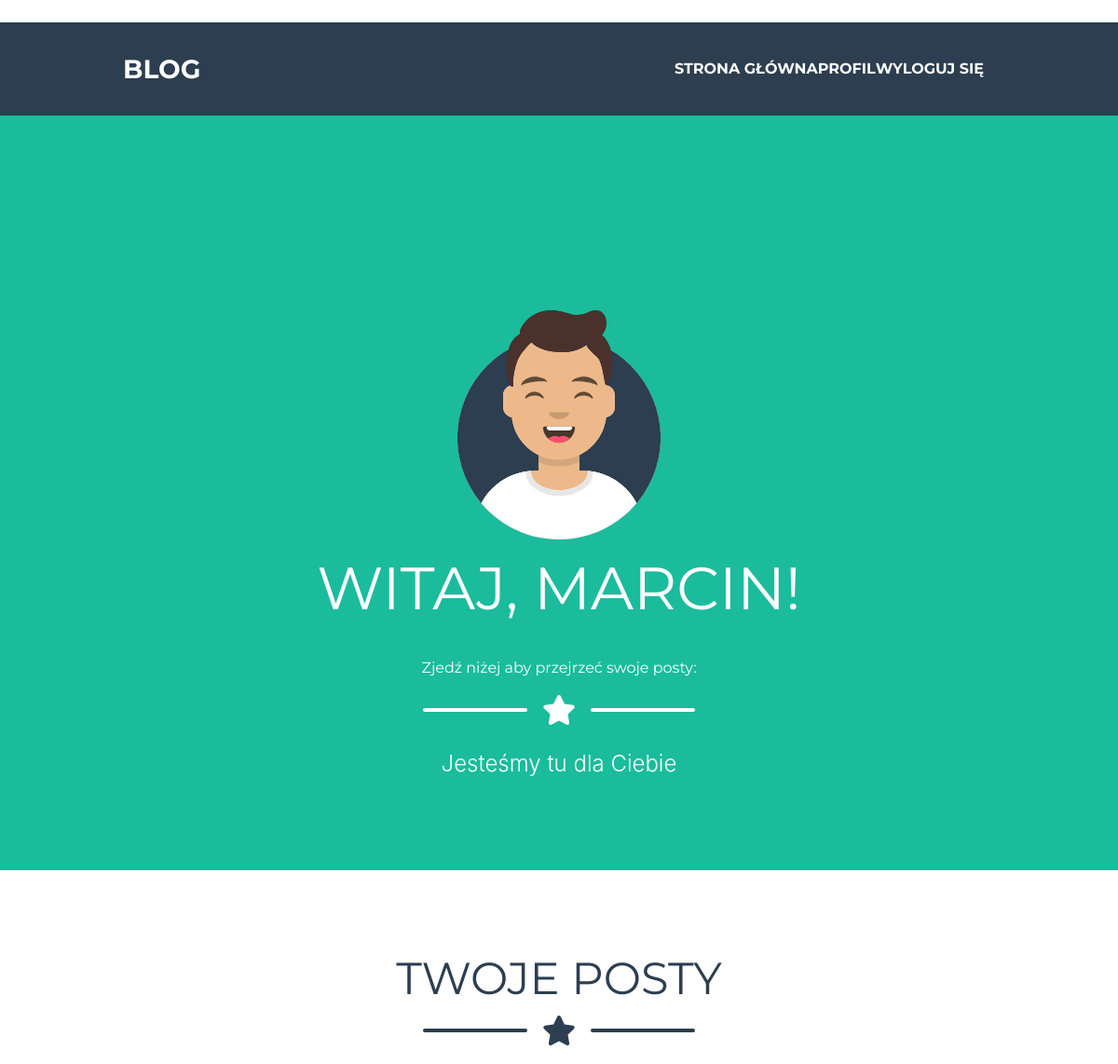
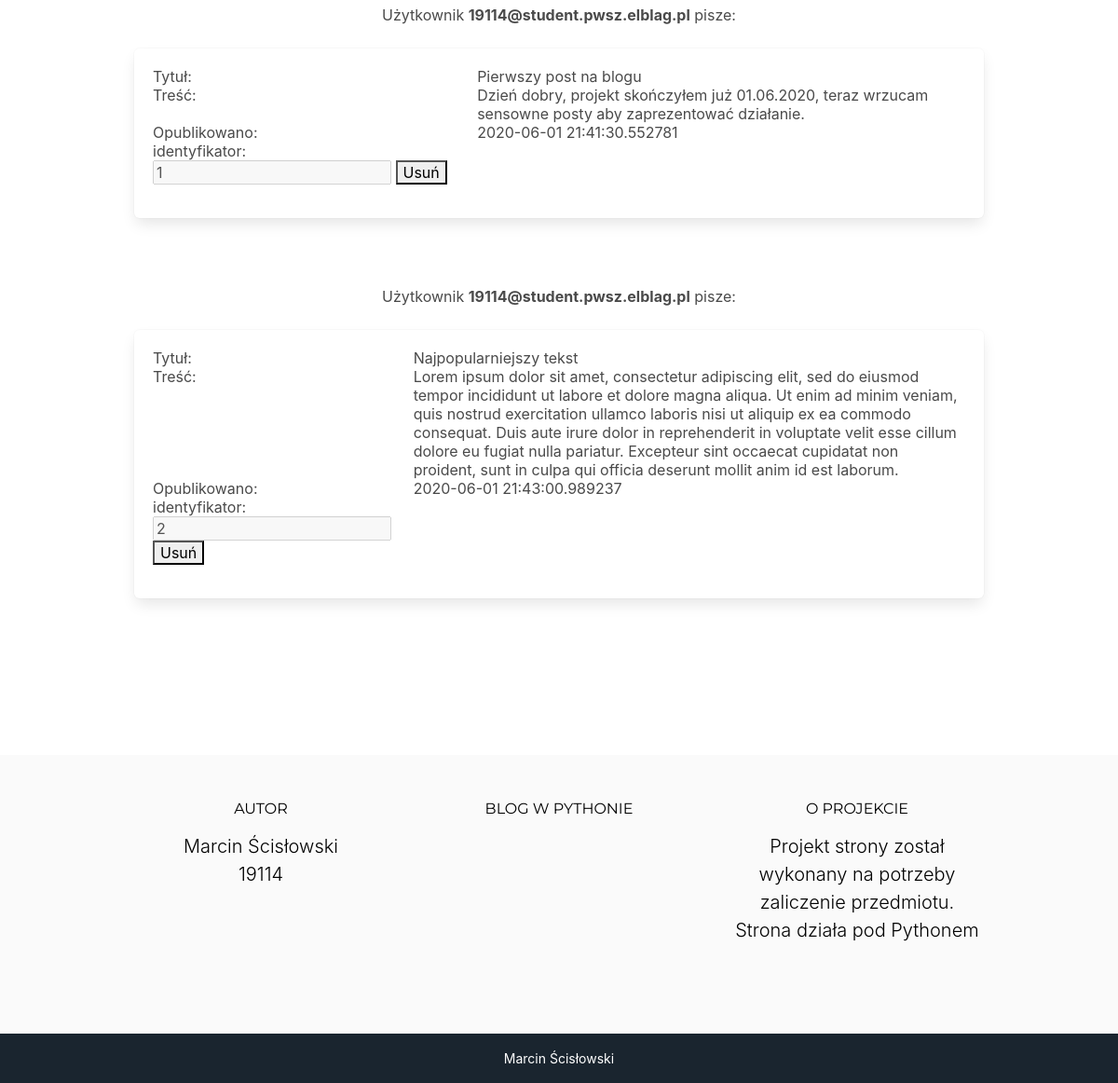
The app's page /profile (signed in) with its own data (2 pictures, top to bottom).
### models.py (models this page shows)
class User(UserMixin, db.Model):
    id = db.Column(db.Integer, primary_key=True) #Klucz główny
    email = db.Column(db.String(100), unique=True)
    password = db.Column(db.String(100))
    name = db.Column(db.String(1000))

class Post(db.Model):
	id = db.Column(db.Integer, primary_key=True)
	title = db.Column(db.String(80), nullable=False)
	body = db.Column(db.Text, nullable=False)
	pub_date = db.Column(db.DateTime, nullable=False, default=datetime.utcnow)
	osoba = db.Column(db.String(80))

### auth.py (the view)
@auth.route('/profile')
def list_1():
	szukaj = current_user.email
	rekordy = Post.query.filter_by(osoba=current_user.email).all()
	return render_template("profile.html", name=current_user.name, rekordy = rekordy, test="test", naglowek="TWOJE POSTY")

### __init__.py (called while the page is built)
def create_app():
	app = Flask(__name__)
	app.static_folder = 'templates/static'
	app.config['SECRET_KEY'] = '9OLWxND4o83j4K4iuopO'
	app.config['SQLALCHEMY_DATABASE_URI'] = 'sqlite:///db.sqlite'
	db.init_app(app)
	login_manager = LoginManager()
	login_manager.login_view = 'auth.login'
	login_manager.init_app(app)
	from .models import User
	@login_manager.user_loader
	def load_user(user_id):
		return User.query.get(int(user_id))
	from .auth import auth as auth_blueprint
	app.register_blueprint(auth_blueprint)
	from .main import main as main_blueprint
	app.register_blueprint(main_blueprint)
	return app

### templates/profile.html
﻿{% extends "base.html" %}
{% block title %}
<h1 class="masthead-heading text-uppercase mb-0">  Witaj, {{ name }}!</h1><br><br>
<h1>Zjedź niżej aby przejrzeć swoje posty: </h1>
{% endblock %}
{% block content %}
 {% for rekord in rekordy %}
 Użytkownik <b>{{rekord["osoba"]}}</b> pisze:
 <br><br>
 <div class="box">
 <table border = 0>
 <tr>
 <td>Tytuł: </td><td>{{rekord["title"]}}</td>
 <tr><td>Treść: </td><td>{{rekord["body"]}}</td>
 <tr><td>Opublikowano: </td><td>{{rekord["pub_date"]}}</td>
<tr><td>
<form method="POST" action="/profile">
                    identyfikator: <input type="text" name="id" value={{rekord["id"]}} disabled>
                    <button>Usuń</button>
</form>
</td>
 </tr>
 </table>
 </div>
<br><br>
 {% endfor %}
 {% endblock %}

### records on screen
User: name "MARCIN"
Post: osoba "19114@student.pwsz.elblag.pl", title "Pierwszy post na blogu", body "Dzień dobry, projekt skończyłem już 01.06.2020, teraz wrzucam sensowne posty aby zaprezentować działanie.", pub_date "2020-06-01 21:41:30.552781", id "1"
Post: osoba "19114@student.pwsz.elblag.pl", title "Najpopularniejszy tekst", body "Lorem ipsum dolor sit amet, consectetur adipiscing elit, sed do eiusmod tempor incididunt ut labore et dolore magna aliqua. Ut enim ad minim veniam, quis nostrud exercitation ullamco laboris nisi ut aliquip ex ea commodo consequat. Duis aute irure dolor in reprehenderit in voluptate velit esse cillum dolore eu fugiat nulla pariatur. Excepteur sint occaecat cupidatat non proident, sunt in culpa qui officia deserunt mollit anim id est laborum.", pub_date "2020-06-01 21:43:00.989237", id "2"

### other values on screen
{{ naglowek }} "TWOJE POSTY"
